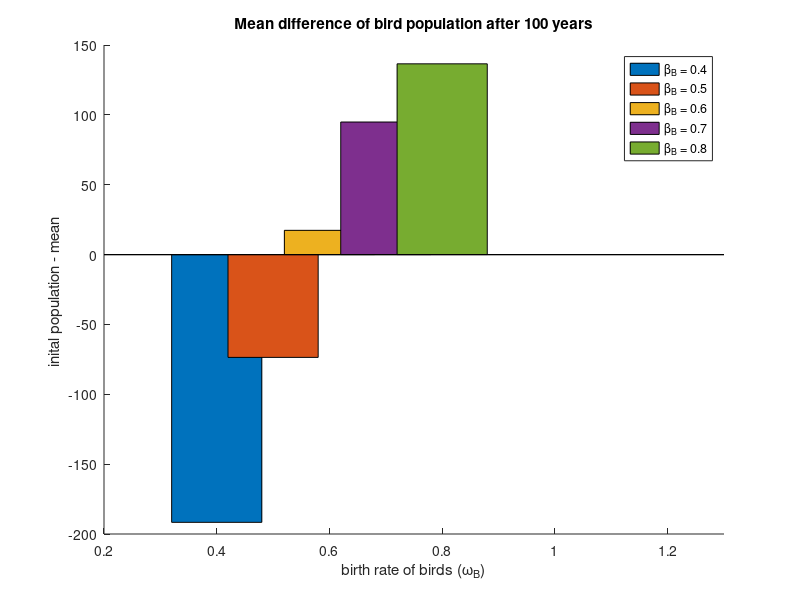
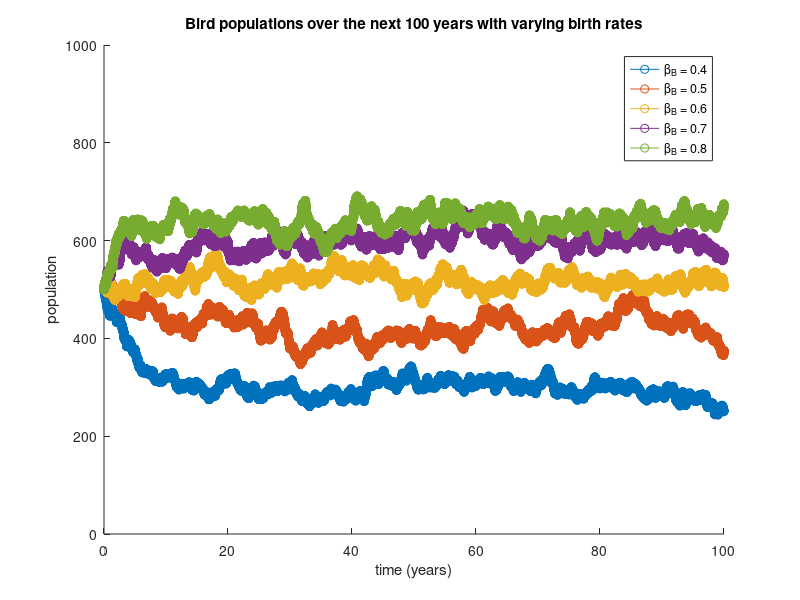

MATLAB code for these plots, in order:
% birdrate tests the basic bird model with varying birth rates, this was
% used to determine the birth rate that will create an equilibrium. With
% the population line that remains clostest to 500 over the trial length
% being selected as having the most appropriate corresponding birth rate.

N = 1000; % number of nests available
close all
clf
f1 = figure; % defining figures
f2 = figure;
for i = 0.4:0.1:0.8
    % parameters
    b_born = i; % testing different beta_B
    b_death = 2/7; % 1/expected life (3.5 years)
    % initial conditions.
    X = [500; 0];  % X(1) is bird pop, X(2) is rat pop
    % the rat population is 0 as we only consider birds present for this
    % case
    
    t = 0; % initialise time
    
    
    a = zeros(4,1);
    
    % initalising
    X_out = X;
    t_out = 0;
    T = 100; 
    % time period the model will run for, if not extinction occurs prior
    
    while t_out(end) < T
        
        
        
        % step 1. Calculate the rates of each event given the current state.
        
        a(2) = b_born*X(1)*(1000-X(1))/N; % rate at which birds are born
        a(4) = b_death*X(1); % rate at which a bird dies

        a0 = a(2)+a(4); % total rate lambda
        
        % step 2. Calculate the time to the next event.
        
        t = t - log(rand)/a0;
        
        if X_out(1) == 0 % if birds become extinct end the script
            break
        end
        
        % step 3. Update the state.
        
        if rand*a0 < a(2)
            % bird is born
            X(1) = X(1) + 1;
        else
            % bird dies
            X(1) = X(1) -1;
        end
        
        
        % record the time and state after each jump
        X_out = [X_out, X];
        t_out = [t_out, t];
        
    end
    
    
    hold on
    stairs(t_out,X_out(1,:),'-o')
    xlim([0 T])
    ylim([0 1000])
    legend show
    legend('\beta_{B} = 0.4', '\beta_{B} = 0.5', '\beta_{B} = 0.6', '\beta_{B} = 0.7', '\beta_{B} = 0.8')
    title('Bird populations over the next 100 years with varying birth rates')
    xlabel('time (years)')
    ylabel('population')
    figure(f1)
    
    
    hold on
    mean(X_out(1,:))
    bar(b_born,mean(X_out(1,:))-500, 0.08)
    xlim([0.2 1.3])
    legend show
    legend('\beta_{B} = 0.4', '\beta_{B} = 0.5', '\beta_{B} = 0.6', '\beta_{B} = 0.7', '\beta_{B} = 0.8')
    title('Mean difference of bird population after 100 years')
    xlabel('birth rate of birds (\omega_B)')
    ylabel('inital population - mean ')
    figure(f2)
end